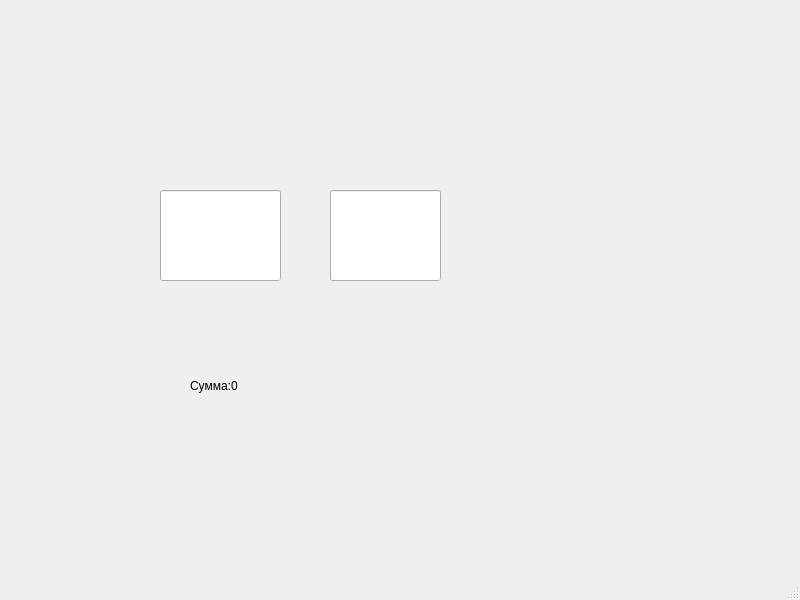
<?xml version="1.0" encoding="UTF-8"?>
<ui version="4.0">
 <class>MainWindow</class>
 <widget class="QMainWindow" name="MainWindow">
  <property name="geometry">
   <rect>
    <x>0</x>
    <y>0</y>
    <width>800</width>
    <height>600</height>
   </rect>
  </property>
  <property name="windowTitle">
   <string>MainWindow</string>
  </property>
  <widget class="QWidget" name="centralwidget">
   <widget class="QLineEdit" name="input1">
    <property name="geometry">
     <rect>
      <x>160</x>
      <y>190</y>
      <width>121</width>
      <height>91</height>
     </rect>
    </property>
   </widget>
   <widget class="QLineEdit" name="input2">
    <property name="geometry">
     <rect>
      <x>330</x>
      <y>190</y>
      <width>111</width>
      <height>91</height>
     </rect>
    </property>
   </widget>
   <widget class="QLabel" name="resultLabel">
    <property name="geometry">
     <rect>
      <x>190</x>
      <y>360</y>
      <width>121</width>
      <height>51</height>
     </rect>
    </property>
    <property name="text">
     <string>Сумма:0</string>
    </property>
   </widget>
  </widget>
  <widget class="QMenuBar" name="menubar">
   <property name="geometry">
    <rect>
     <x>0</x>
     <y>0</y>
     <width>800</width>
     <height>26</height>
    </rect>
   </property>
  </widget>
  <widget class="QStatusBar" name="statusbar"/>
 </widget>
 <resources/>
 <connections/>
</ui>
